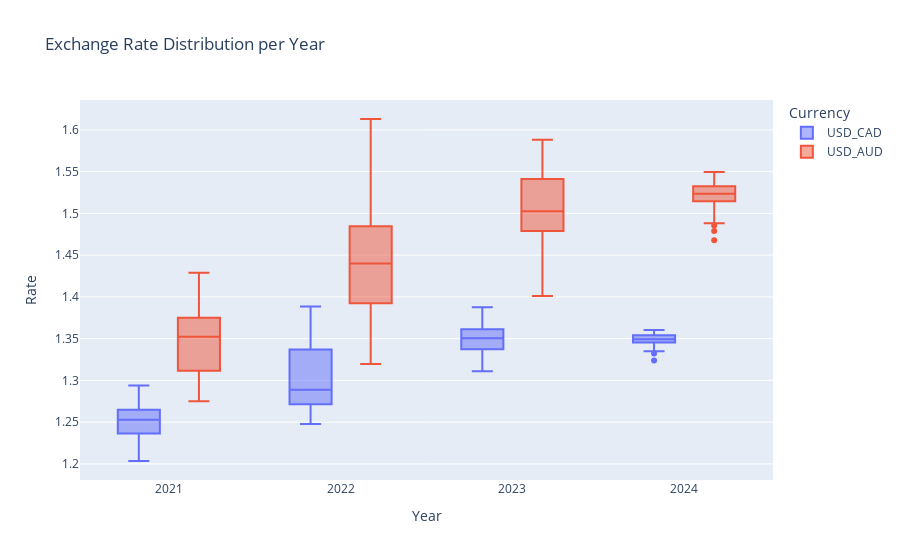

Source (notebook cell):
### Markdown cell above
### Análizando distribución de los datos en el tiempo.

### Code cell
# Extract year from the 'Fecha' column to use in grouping for the boxplot
df['Year'] = df['Fecha'].dt.year

# We will create a separate boxplot for each currency (USD_CAD and USD_AUD) per year.
# To do this, we need to reshape the DataFrame such that it contains 'Year', 'Value', and 'Variable' columns,
# where 'Variable' indicates the currency.
df_melted = df.melt(id_vars='Year', value_vars=['USD_CAD', 'USD_AUD'], var_name='Currency', value_name='Rate')

# Using Plotly Express to create the boxplot
fig = px.box(df_melted, x='Year', y='Rate', color='Currency', title='Exchange Rate Distribution per Year')

# Display the plot
fig.show()

### Figure 1 — Plotly figure (JSON) as saved in the notebook; plotly's stock layout.template omitted (floating-point values rounded to 4 significant figures; data arrays with more than 128 entries replaced by an {"elided": "..."} marker saying what was removed)
{"data": [{"alignmentgroup": "True", "hovertemplate": "Currency=USD_CAD<br>Year=%{x}<br>Rate=%{y}<extra></extra>", "legendgroup": "USD_CAD", "marker": {"color": "#636efa"}, "name": "USD_CAD", "notched": false, "offsetgroup": "USD_CAD", "orientation": "v", "showlegend": true, "type": "box", "x": {"elided": "785 int values"}, "x0": " ", "xaxis": "x", "y": {"elided": "785 float values"}, "y0": " ", "yaxis": "y"}, {"alignmentgroup": "True", "hovertemplate": "Currency=USD_AUD<br>Year=%{x}<br>Rate=%{y}<extra></extra>", "legendgroup": "USD_AUD", "marker": {"color": "#EF553B"}, "name": "USD_AUD", "notched": false, "offsetgroup": "USD_AUD", "orientation": "v", "showlegend": true, "type": "box", "x": {"elided": "785 int values"}, "x0": " ", "xaxis": "x", "y": {"elided": "785 float values"}, "y0": " ", "yaxis": "y"}], "layout": {"boxmode": "group", "legend": {"title": {"text": "Currency"}, "tracegroupgap": 0}, "title": {"text": "Exchange Rate Distribution per Year"}, "xaxis": {"anchor": "y", "domain": [0, 1], "title": {"text": "Year"}}, "yaxis": {"anchor": "x", "domain": [0, 1], "title": {"text": "Rate"}}}}
